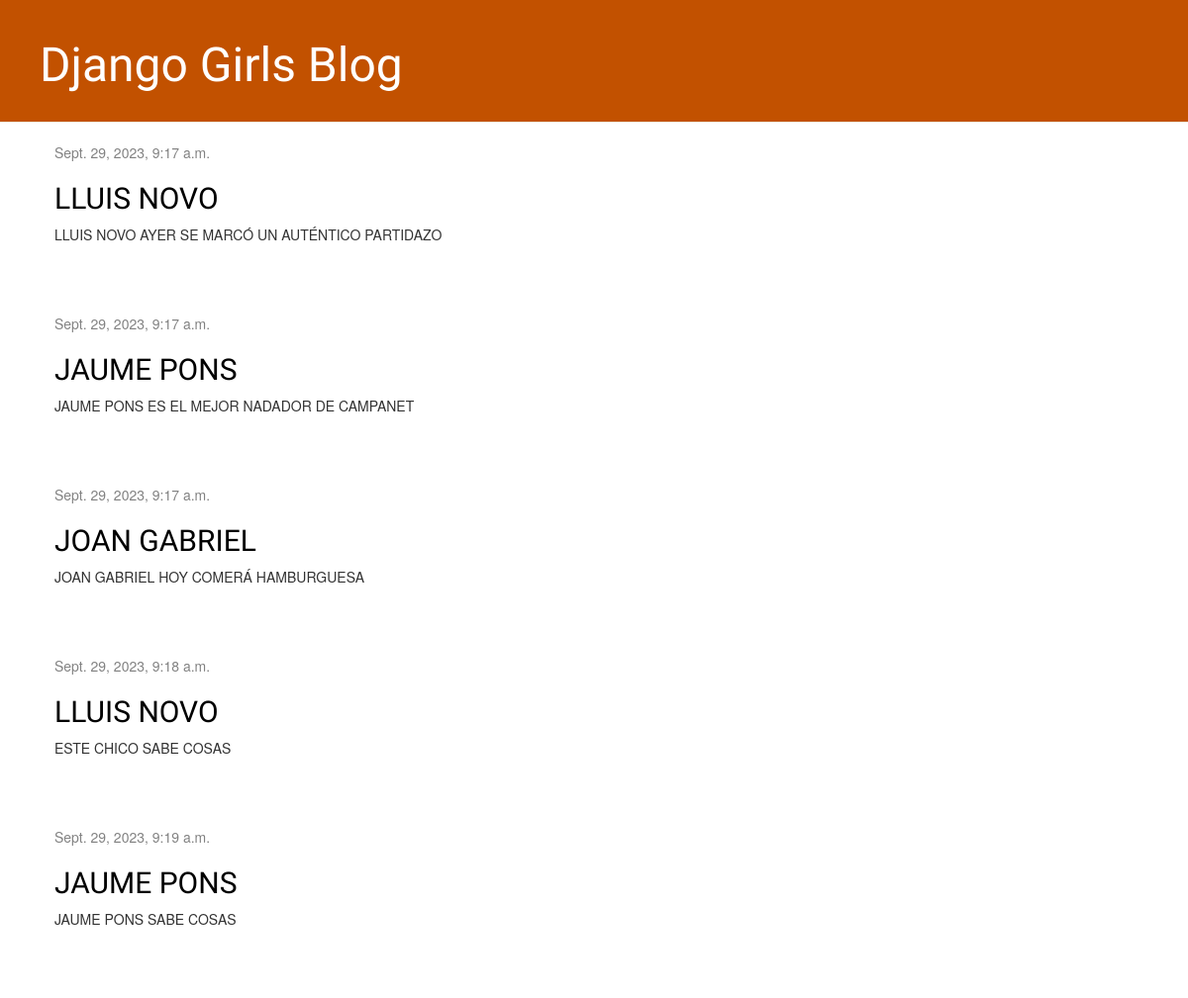
/, run on an earlier commit of the app's database.
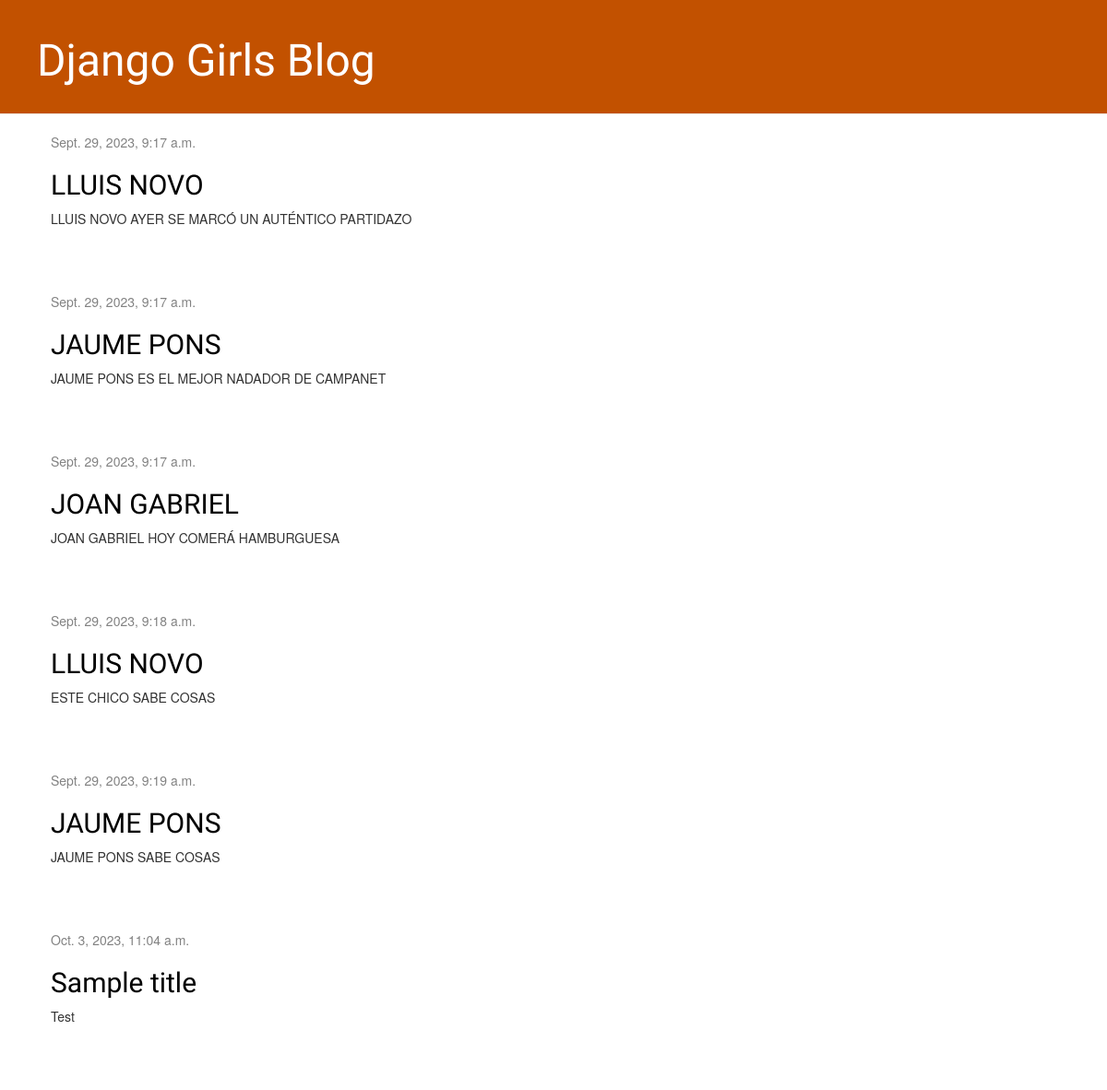
And on a later commit of the database.
### blog/models.py (models this page shows, shortened)
class Post(models.Model):
    author = models.ForeignKey(settings.AUTH_USER_MODEL, on_delete=models.CASCADE)
    title = models.CharField(max_length=200)
    text = models.TextField()
    created_date = models.DateTimeField(
            default=timezone.now)
    published_date = models.DateTimeField(
            blank=True, null=True)

### blog/views.py (the view)
# urls.py: path('', views.post_list, name='post_list'),
def post_list(request):
    posts = Post.objects.filter(published_date__lte=timezone.now()).order_by('published_date')
    return render(request, 'blog/post_list.html', {'posts': posts})

### blog/templates/blog/post_list.html
{% extends 'blog/base.html' %}
{% block content %}
    {% for post in posts %}
        <div class="post">
            <div class="date">
                {{ post.published_date }}
            </div>
            <h2><a href="{% url 'post_detail' pk=post.pk %}">{{ post.title }}</a></h2>
            <p>{{ post.text|linebreaksbr }}</p>
        </div>
    {% endfor %}
{% endblock %}

What changed in the data, as far as the page shows it:
added Post: published_date "Oct. 3, 2023, 11:04 a.m.", title "Sample title", text "Test"
